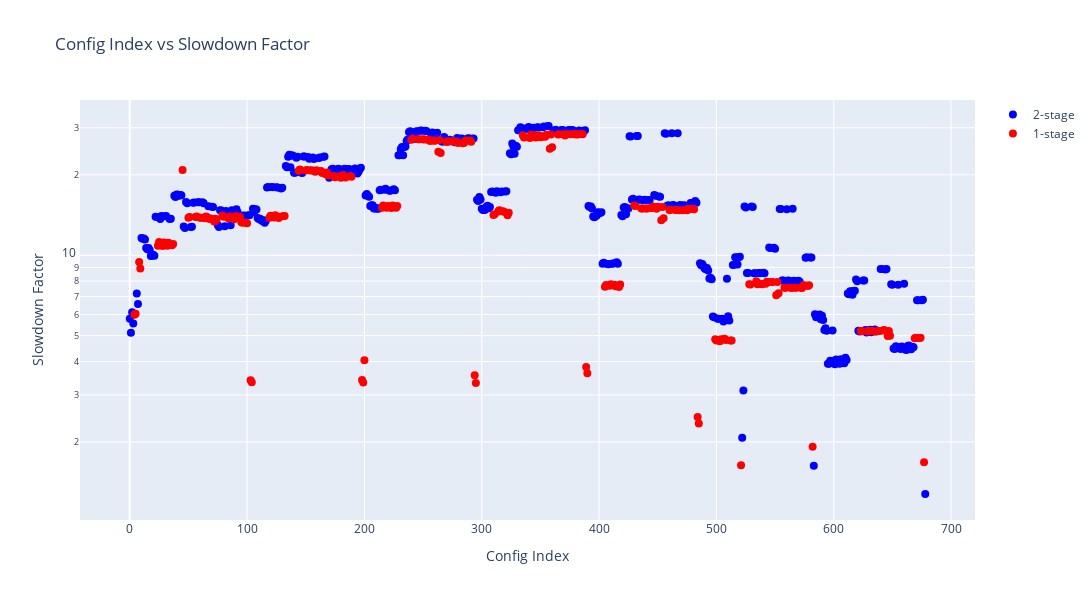
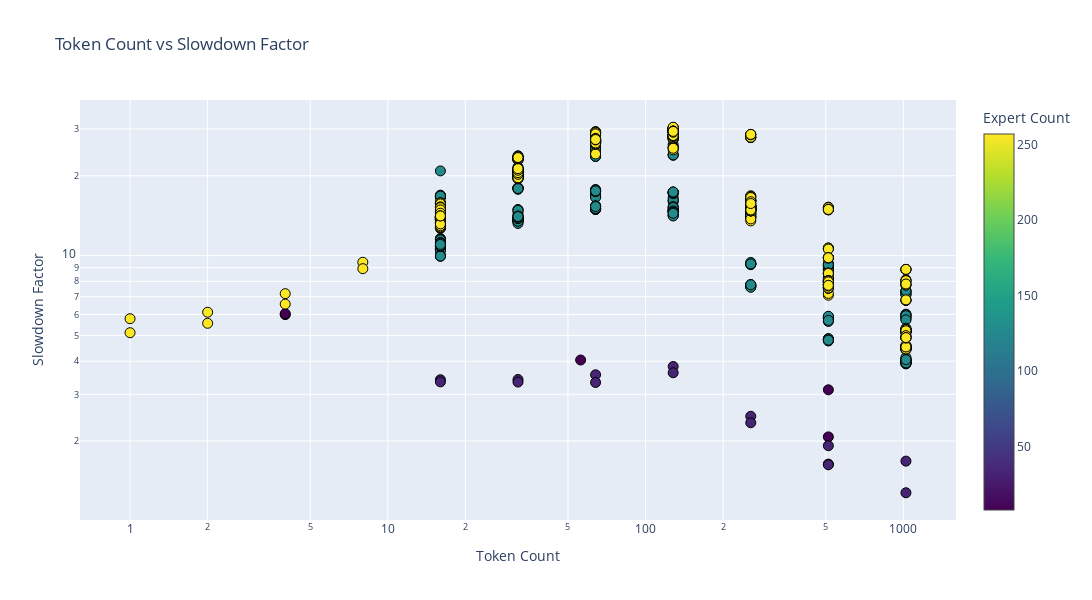
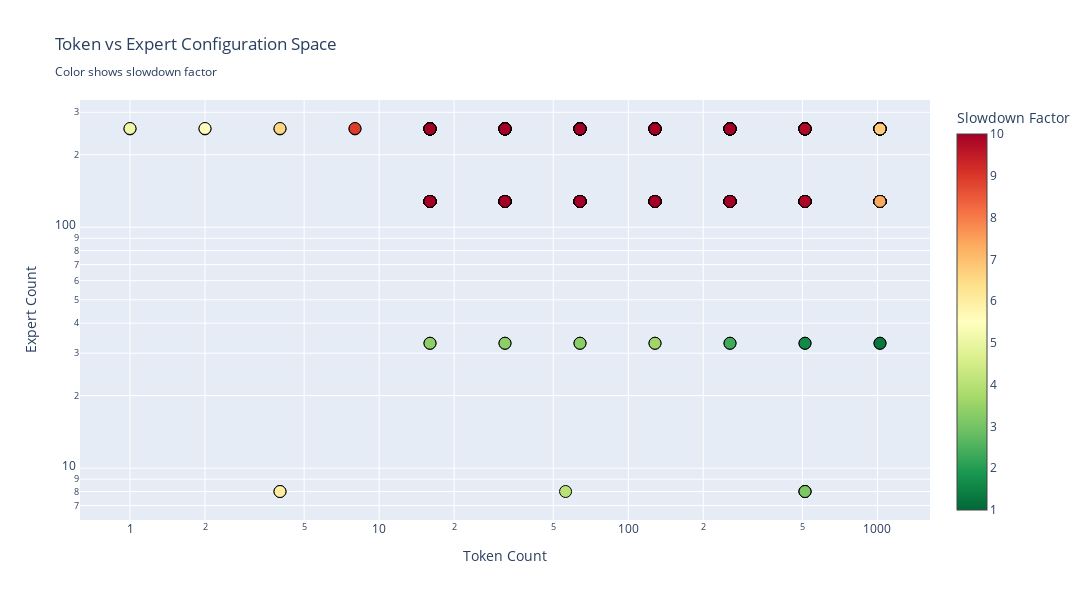
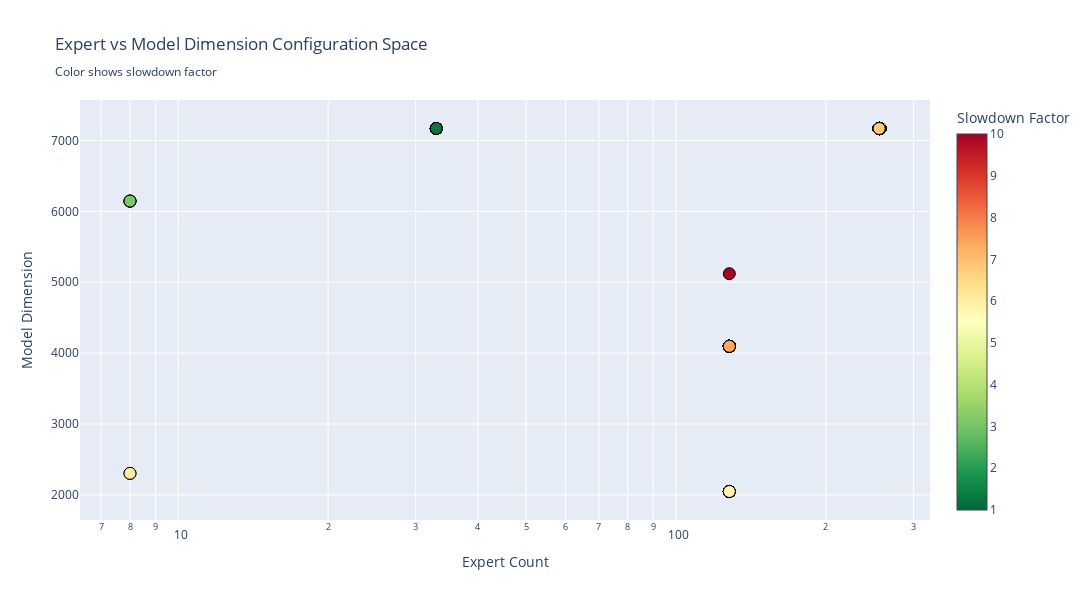

Notebook code cell kept with these figures, in order:
### Code cell
#!/usr/bin/env python3
"""
Multi-view interactive visualization of kernel performance.

Creates separate plots with different perspectives:
1. Config Index vs Slowdown (colored by approach)
2. Token vs Slowdown (colored by expert count)
3. Token vs Expert (colored by slowdown)
4. Expert vs Model Dim (colored by slowdown)
"""

import pandas as pd
import plotly.graph_objects as go

# Load best kernels with reference
print("Loading best_kernels_with_reference.csv...")
df = pd.read_csv('results/best_kernels_with_reference.csv')

print(f"Loaded {len(df)} configurations")

# Sort by config_idx
df = df.sort_values('config_idx')

# Common hover text generator
def create_hover(row):
    return (f"<b>Config #{row['config_idx']}</b><br>"
            f"T={row['token']}, M={row['model_dim']}, I={row['inter_dim']}<br>"
            f"E={row['expert']}, K={row['topk']}<br>"
            f"Quant: {row['q_type']}<br>"
            f"Approach: {row['approach']}<br>"
            f"Activation: {row['act_type']}<br>"
            f"block_m: {row['block_m']}<br>"
            f"Kernel: {row['stage1_kernel_name'][:50]}<br>"
            f"Actual: {row['total_time_us']:.2f} us<br>"
            f"Theoretical: {row['theoretical_time_us']:.2f} us<br>"
            f"Slowdown: {row['slowdown_factor']:.2f}x")

# =============================================================================
# Figure 1: Config Index vs Slowdown (with dropdown for color selection)
# =============================================================================
print("\nCreating Figure 1: Config Index vs Slowdown (with color options)...")

fig1 = go.Figure()

hover = [create_hover(row) for _, row in df.iterrows()]

# Create traces for each color_by option
color_by_options = {
    'approach': 'Approach (2-stage/1-stage)',
    'q_type': 'Quantization Type',
    'topk': 'TopK',
    'token': 'Token Count',
    'model_dim': 'Model Dimension',
    'inter_dim': 'Intermediate Dimension',
    'expert': 'Expert Count',
    'use_g1u1': 'use_g1u1',
    'doweight_stage1': 'doweight_stage1',
    'block_m': 'Block M',
    'act_type': 'Activation Type'
}

# For each color option, create data (all initially invisible except first)
for idx, (col_name, col_label) in enumerate(color_by_options.items()):
    if col_name in ['approach', 'q_type', 'act_type', 'use_g1u1', 'doweight_stage1']:
        # Categorical - separate traces per category
        for cat in df[col_name].unique():
            cat_data = df[df[col_name] == cat]
            cat_hover = [create_hover(row) for _, row in cat_data.iterrows()]
            
            fig1.add_trace(go.Scatter(
                x=cat_data['config_idx'],
                y=cat_data['slowdown_factor'],
                mode='markers',
                marker=dict(size=8),
                hovertext=cat_hover,
                hoverinfo='text',
                name=str(cat),
                visible=(col_name == 'approach')  # Only 'approach' visible initially
            ))
    else:
        # Numerical - use colorscale
        fig1.add_trace(go.Scatter(
            x=df['config_idx'],
            y=df['slowdown_factor'],
            mode='markers',
            marker=dict(
                size=8,
                color=df[col_name],
                colorscale='Viridis',
                colorbar=dict(title=col_label),
                line=dict(width=1, color='black')
            ),
            hovertext=hover,
            hoverinfo='text',
            showlegend=False,
            visible=False
        ))

# Create dropdown menu
buttons = []
trace_idx = 0

for col_name, col_label in color_by_options.items():
    # Count traces for this option
    if col_name in ['approach', 'q_type', 'act_type', 'use_g1u1', 'doweight_stage1']:
        n_cats = df[col_name].nunique()
        visibility = [False] * len(fig1.data)
        for i in range(trace_idx, trace_idx + n_cats):
            visibility[i] = True
        trace_idx += n_cats
    else:
        visibility = [False] * len(fig1.data)
        visibility[trace_idx] = True
        trace_idx += 1
    
    buttons.append(dict(
        label=col_label,
        method='update',
        args=[{'visible': visibility}]
    ))

fig1.update_layout(
    updatemenus=[dict(
        active=0,
        buttons=buttons,
        direction='down',
        x=0.15,
        xanchor='left',
        y=1.15,
        yanchor='top'
    )],
    title='Config Index vs Slowdown Factor<br><sub>Select color-by from dropdown</sub>',
    xaxis_title='Config Index',
    yaxis_title='Slowdown Factor',
    height=650,
    width=1300,
    hovermode='closest'
)
fig1.update_yaxes(type='log', showgrid=True)
fig1.show()

# =============================================================================
# Figure 2: Token vs Slowdown (colored by expert count)
# =============================================================================
print("Creating Figure 2: Token vs Slowdown...")

fig2 = go.Figure()

hover = [create_hover(row) for _, row in df.iterrows()]
fig2.add_trace(go.Scatter(
    x=df['token'],
    y=df['slowdown_factor'],
    mode='markers',
    marker=dict(
        size=10,
        color=df['expert'],
        colorscale='Viridis',
        colorbar=dict(title='Expert Count'),
        line=dict(width=1, color='black')
    ),
    hovertext=hover,
    hoverinfo='text'
))

fig2.update_layout(
    title='Token Count vs Slowdown Factor',
    xaxis_title='Token Count',
    yaxis_title='Slowdown Factor',
    height=600,
    width=1200,
    hovermode='closest'
)
fig2.update_xaxes(type='log', showgrid=True)
fig2.update_yaxes(type='log', showgrid=True)
fig2.show()

# =============================================================================
# Figure 3: Token vs Expert (colored by slowdown)
# =============================================================================
print("Creating Figure 3: Token vs Expert...")

fig3 = go.Figure()

fig3.add_trace(go.Scatter(
    x=df['token'],
    y=df['expert'],
    mode='markers',
    marker=dict(
        size=12,
        color=df['slowdown_factor'],
        colorscale='RdYlGn_r',
        cmin=1, cmax=10,
        colorbar=dict(title='Slowdown Factor'),
        line=dict(width=1, color='black')
    ),
    hovertext=hover,
    hoverinfo='text'
))

fig3.update_layout(
    title='Token vs Expert Configuration Space<br><sub>Color shows slowdown factor</sub>',
    xaxis_title='Token Count',
    yaxis_title='Expert Count',
    height=600,
    width=1200,
    hovermode='closest'
)
fig3.update_xaxes(type='log', showgrid=True)
fig3.update_yaxes(type='log', showgrid=True)
fig3.show()

# =============================================================================
# Figure 4: Expert vs Model Dim (colored by slowdown)
# =============================================================================
print("Creating Figure 4: Expert vs Model Dim...")

fig4 = go.Figure()

fig4.add_trace(go.Scatter(
    x=df['expert'],
    y=df['model_dim'],
    mode='markers',
    marker=dict(
        size=12,
        color=df['slowdown_factor'],
        colorscale='RdYlGn_r',
        cmin=1, cmax=10,
        colorbar=dict(title='Slowdown Factor'),
        line=dict(width=1, color='black')
    ),
    hovertext=hover,
    hoverinfo='text'
))

fig4.update_layout(
    title='Expert vs Model Dimension Configuration Space<br><sub>Color shows slowdown factor</sub>',
    xaxis_title='Expert Count',
    yaxis_title='Model Dimension',
    height=600,
    width=1200,
    hovermode='closest'
)
fig4.update_xaxes(type='log', showgrid=True)
fig4.update_yaxes(showgrid=True)
fig4.show()

print("\n✅ Created 4 separate interactive plots:")
print("  1. Config progression (colored by kernel type)")
print("  2. Scaling with tokens (colored by expert count)")
print("  3. Token vs Expert space (slowdown as color)")
print("  4. Expert vs Model Dim (slowdown as color)")

### Figure 1 — Plotly figure (JSON) as saved in the notebook; plotly's stock layout.template omitted (floating-point values rounded to 4 significant figures; data arrays with more than 128 entries replaced by an {"elided": "..."} marker saying what was removed)
{"data": [{"hoverinfo": "text", "hovertext": {"elided": "442 str values"}, "marker": {"color": "blue", "size": 8}, "mode": "markers", "name": "2-stage", "type": "scatter", "x": {"elided": "442 int values"}, "y": {"elided": "442 float values"}}, {"hoverinfo": "text", "hovertext": {"elided": "237 str values"}, "marker": {"color": "red", "size": 8}, "mode": "markers", "name": "1-stage", "type": "scatter", "x": {"elided": "237 int values"}, "y": {"elided": "237 float values"}}], "layout": {"height": 600, "hovermode": "closest", "title": {"text": "Config Index vs Slowdown Factor"}, "width": 1200, "xaxis": {"title": {"text": "Config Index"}}, "yaxis": {"showgrid": true, "title": {"text": "Slowdown Factor"}, "type": "log"}}}

### Figure 2 — Plotly figure (JSON) as saved in the notebook; plotly's stock layout.template omitted (floating-point values rounded to 4 significant figures; data arrays with more than 128 entries replaced by an {"elided": "..."} marker saying what was removed)
{"data": [{"hoverinfo": "text", "hovertext": {"elided": "679 str values"}, "marker": {"color": {"elided": "679 int values"}, "colorbar": {"title": {"text": "Expert Count"}}, "colorscale": [[0, "#440154"], [0.1111, "#482878"], [0.2222, "#3e4989"], [0.3333, "#31688e"], [0.4444, "#26828e"], [0.5556, "#1f9e89"], [0.6667, "#35b779"], [0.7778, "#6ece58"], [0.8889, "#b5de2b"], [1, "#fde725"]], "line": {"color": "black", "width": 1}, "size": 10}, "mode": "markers", "type": "scatter", "x": {"elided": "679 int values"}, "y": {"elided": "679 float values"}}], "layout": {"height": 600, "hovermode": "closest", "title": {"text": "Token Count vs Slowdown Factor"}, "width": 1200, "xaxis": {"showgrid": true, "title": {"text": "Token Count"}, "type": "log"}, "yaxis": {"showgrid": true, "title": {"text": "Slowdown Factor"}, "type": "log"}}}

### Figure 3 — Plotly figure (JSON) as saved in the notebook; plotly's stock layout.template omitted (floating-point values rounded to 4 significant figures; data arrays with more than 128 entries replaced by an {"elided": "..."} marker saying what was removed)
{"data": [{"hoverinfo": "text", "hovertext": {"elided": "679 str values"}, "marker": {"cmax": 10, "cmin": 1, "color": {"elided": "679 float values"}, "colorbar": {"title": {"text": "Slowdown Factor"}}, "colorscale": [[0, "rgb(0,104,55)"], [0.1, "rgb(26,152,80)"], [0.2, "rgb(102,189,99)"], [0.3, "rgb(166,217,106)"], [0.4, "rgb(217,239,139)"], [0.5, "rgb(255,255,191)"], [0.6, "rgb(254,224,139)"], [0.7, "rgb(253,174,97)"], [0.8, "rgb(244,109,67)"], [0.9, "rgb(215,48,39)"], [1, "rgb(165,0,38)"]], "line": {"color": "black", "width": 1}, "size": 12}, "mode": "markers", "type": "scatter", "x": {"elided": "679 int values"}, "y": {"elided": "679 int values"}}], "layout": {"height": 600, "hovermode": "closest", "title": {"text": "Token vs Expert Configuration Space<br><sub>Color shows slowdown factor</sub>"}, "width": 1200, "xaxis": {"showgrid": true, "title": {"text": "Token Count"}, "type": "log"}, "yaxis": {"showgrid": true, "title": {"text": "Expert Count"}, "type": "log"}}}

### Figure 4 — Plotly figure (JSON) as saved in the notebook; plotly's stock layout.template omitted (floating-point values rounded to 4 significant figures; data arrays with more than 128 entries replaced by an {"elided": "..."} marker saying what was removed)
{"data": [{"hoverinfo": "text", "hovertext": {"elided": "679 str values"}, "marker": {"cmax": 10, "cmin": 1, "color": {"elided": "679 float values"}, "colorbar": {"title": {"text": "Slowdown Factor"}}, "colorscale": [[0, "rgb(0,104,55)"], [0.1, "rgb(26,152,80)"], [0.2, "rgb(102,189,99)"], [0.3, "rgb(166,217,106)"], [0.4, "rgb(217,239,139)"], [0.5, "rgb(255,255,191)"], [0.6, "rgb(254,224,139)"], [0.7, "rgb(253,174,97)"], [0.8, "rgb(244,109,67)"], [0.9, "rgb(215,48,39)"], [1, "rgb(165,0,38)"]], "line": {"color": "black", "width": 1}, "size": 12}, "mode": "markers", "type": "scatter", "x": {"elided": "679 int values"}, "y": {"elided": "679 int values"}}], "layout": {"height": 600, "hovermode": "closest", "title": {"text": "Expert vs Model Dimension Configuration Space<br><sub>Color shows slowdown factor</sub>"}, "width": 1200, "xaxis": {"showgrid": true, "title": {"text": "Expert Count"}, "type": "log"}, "yaxis": {"showgrid": true, "title": {"text": "Model Dimension"}}}}
